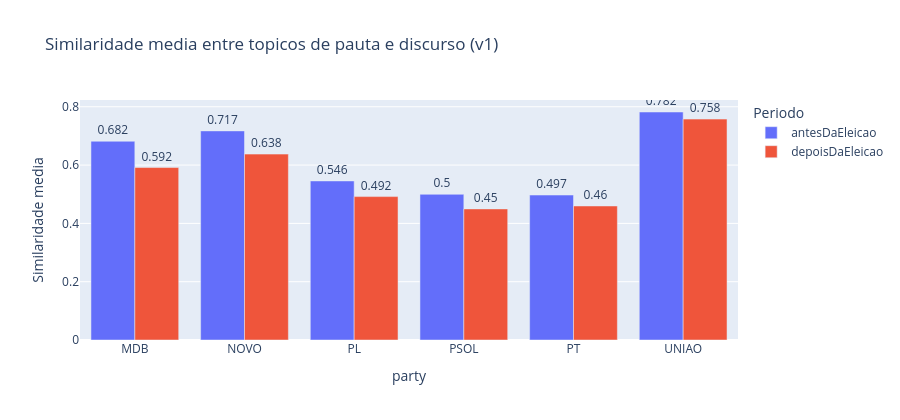

Here is the notebook cell this chart was saved with:
### Code cell
fig_v1 = px.bar(
    summary[summary["flow"] == "v1"],
    x="party",
    y="mean_similarity",
    color="period",
    barmode="group",
    title="Similaridade media entre topicos de pauta e discurso (v1)",
    labels={"mean_similarity": "Similaridade media", "period": "Periodo"},
    text=summary.loc[summary["flow"] == "v1", "mean_similarity"].round(3).astype(str),
)
fig_v1.update_layout(height=420, legend_title_text="Periodo")
fig_v1.update_traces(textposition="outside")
fig_v1.show()

### Figure 1 — Plotly figure (JSON) as saved in the notebook; plotly's stock layout.template omitted (floating-point values rounded to 4 significant figures)
{"data": [{"alignmentgroup": "True", "hovertemplate": "Periodo=antesDaEleicao<br>party=%{x}<br>Similaridade media=%{y}<br>text=%{text}<extra></extra>", "legendgroup": "antesDaEleicao", "marker": {"color": "#636efa", "pattern": {"shape": ""}}, "name": "antesDaEleicao", "offsetgroup": "antesDaEleicao", "orientation": "v", "showlegend": true, "text": ["0.682", "0.717", "0.546", "0.5", "0.497", "0.782"], "textposition": "outside", "type": "bar", "x": ["MDB", "NOVO", "PL", "PSOL", "PT", "UNIAO"], "xaxis": "x", "y": [0.6818, 0.7173, 0.5456, 0.4998, 0.4972, 0.7821], "yaxis": "y"}, {"alignmentgroup": "True", "hovertemplate": "Periodo=depoisDaEleicao<br>party=%{x}<br>Similaridade media=%{y}<br>text=%{text}<extra></extra>", "legendgroup": "depoisDaEleicao", "marker": {"color": "#EF553B", "pattern": {"shape": ""}}, "name": "depoisDaEleicao", "offsetgroup": "depoisDaEleicao", "orientation": "v", "showlegend": true, "text": ["0.592", "0.638", "0.492", "0.45", "0.46", "0.758"], "textposition": "outside", "type": "bar", "x": ["MDB", "NOVO", "PL", "PSOL", "PT", "UNIAO"], "xaxis": "x", "y": [0.5916, 0.6376, 0.4919, 0.4496, 0.4598, 0.7577], "yaxis": "y"}], "layout": {"barmode": "group", "height": 420, "legend": {"title": {"text": "Periodo"}, "tracegroupgap": 0}, "title": {"text": "Similaridade media entre topicos de pauta e discurso (v1)"}, "xaxis": {"anchor": "y", "domain": [0, 1], "title": {"text": "party"}}, "yaxis": {"anchor": "x", "domain": [0, 1], "title": {"text": "Similaridade media"}}}}
